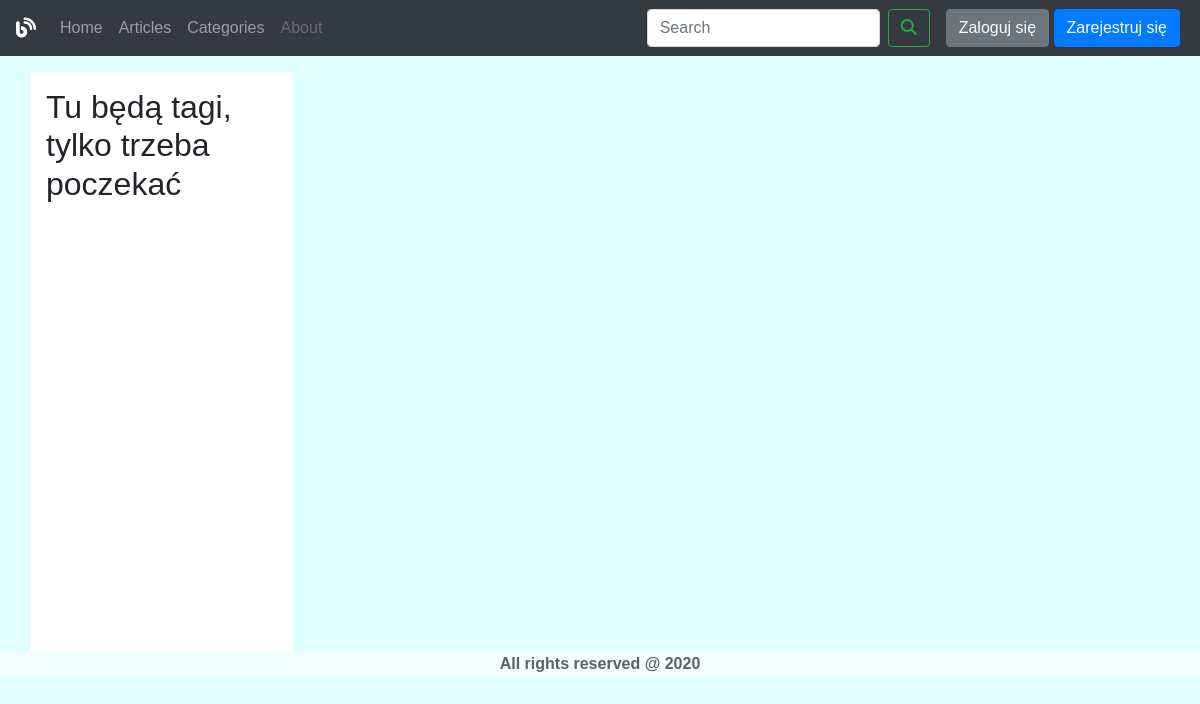
/, run on an earlier commit of the app's database.
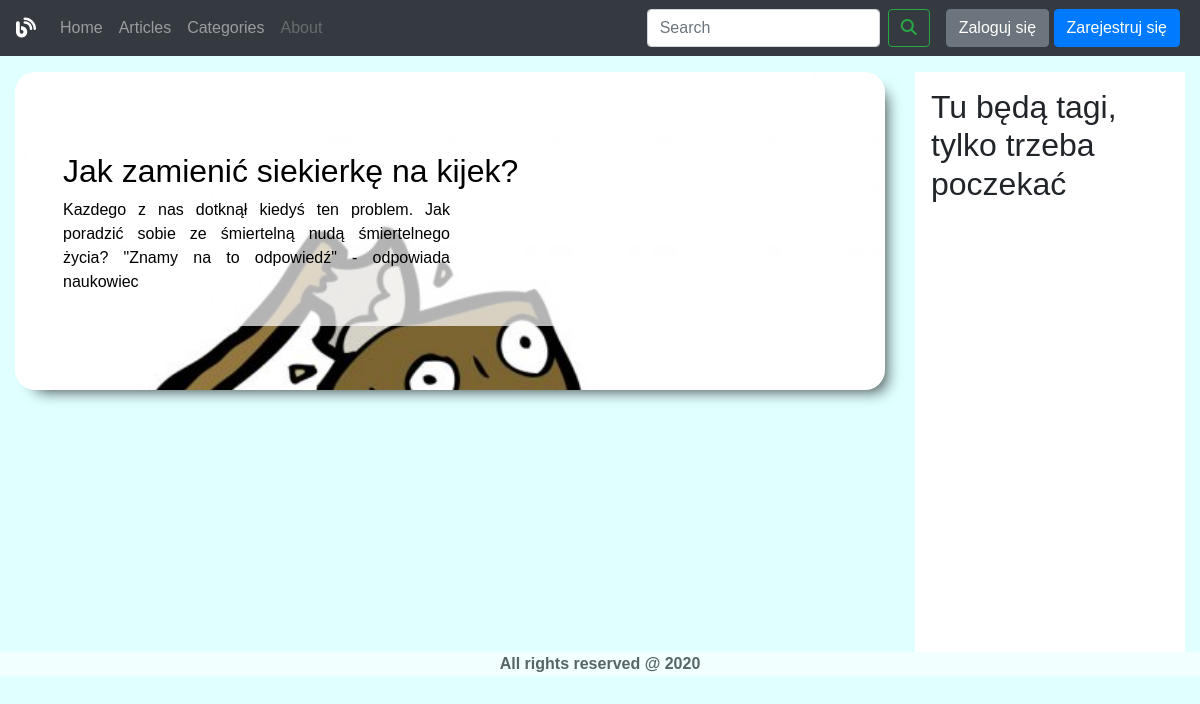
And on a later commit of the database.
### articles/models.py (models this page shows, shortened)
class Article(models.Model):
    title = models.CharField(verbose_name="tytuł", max_length=100)
    headline = models.TextField(verbose_name="nagłówek")
    text = models.TextField(verbose_name="tekst")
    published_at = models.DateTimeField(verbose_name="data publikacji")
    image = models.ImageField(verbose_name="obraz", blank=True)
    categoryID = models.ManyToManyField('Category')
    AuthorID = models.ForeignKey('Author', on_delete=models.CASCADE)
    class Meta:
        ordering = ["published_at", "title"]
        verbose_name = "Artykuł"
        verbose_name_plural = "Artykuły"

### articles/views.py (the view)
# urls.py: path('', views.hello_world, name="index"),
def hello_world(request):
    articles = Article.objects.all().order_by("-published_at")
    return render(request, template_name="index.html", context={"articles":articles})

### articles/templates/index.html
{% extends "base.html" %}
{% block content_wrapper %}
    <main role="main" id="main-page-container">
        <div class="container-fluid mt-3">
            <div class="row">
                <div class="col-lg-9">
                {% for article in articles %}
                    {% if forloop.first %}
                    <a class="jumbotron col-12 position-relative " href="{% url "article display" article.id %}"
                        style="background-image: url({{ article.image.url }})" id="main-jumbo">
                        <div class="jumbotron-fill p-3">
                            <h2 class="d-block">{{ article.title }}</h2>
                            <p class="jumbo-desc">{{ article.headline }}</p>
                        </div>
                    </a>
                    <div class="row">
                    {% else %}
                        {% include "components/kafelek.html" %}
                    {% endif %}
                {% endfor %}
                    </div>
                </div>
                <div class="col-lg-3 align-self-end align-self-lg-auto">
                    <div class="p-3" id="tag-container">
                        <h2> Tu będą tagi, tylko trzeba poczekać</h2>
                    </div>
                </div>
            </div>
        </div>
    </main>
{% endblock %}

What changed in the data, as far as the page shows it:
added Article: image (picture), title "Jak zamienić siekierkę na kijek?", headline "Kazdego z nas dotknął kiedyś ten problem. Jak poradzić sobie ze śmiertelną nudą śmiertelnego życia? \"Znamy na to odpowiedź\" - odpowiada naukowiec"
